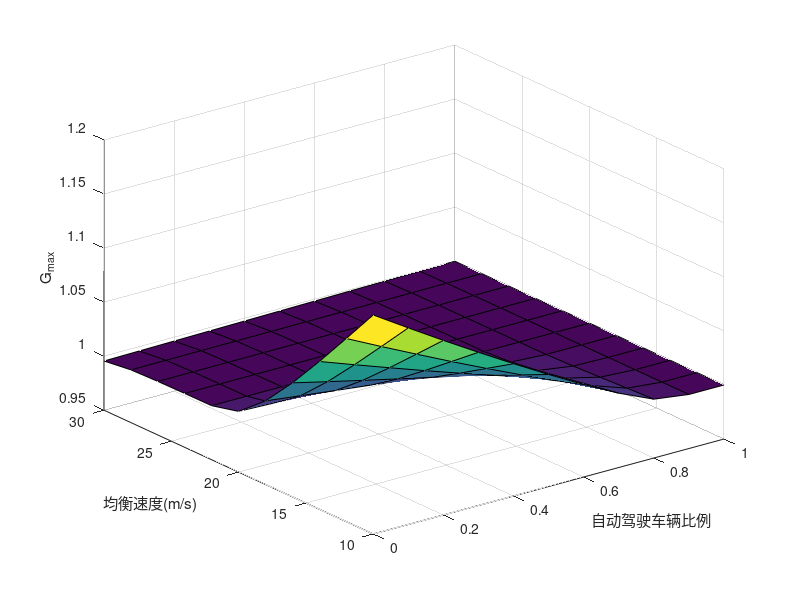

Here is the MATLAB script that generated this plot:
%% init
clear;
clc;
%%
p = 0 : 0.1 : 1;
ve = 10 : 2 : 30;

th = 0.6;
k1 = 0.8;
k2 = 0.8;
deltat = 0.01;

v0 = 33;
k = 0.7;
alpha = 0.999;
s0 = 1.62;

Gmax = zeros(length(ve), length(p));

for i = 1 : 1 : length(p)
    for j = 1 : 1 : length(ve)
        
        hs = s0-v0/alpha*log(1-ve(j)/v0);
        vd = alpha*exp(-1*alpha/v0*(hs-s0));
        
        w = 0.01 : 0.01 : 30;
        norm_HV = zeros(length(w), 1);
        norm_AV = zeros(length(w), 1);
        mid = zeros(length(w), 1);
        for z = 1 : 1 : length(w)
            norm_HV(z) = k*vd / sqrt(w(z)^4+(k^2-2*k*vd)*(w(z)^2)+(k*vd)^2);
            norm_AV(z) = (sqrt(k1^2+(k2*w(z))^2)) / (sqrt((k1-(deltat+k2*th)*(w(z)^2))^2+(w(z)*(k2+k1*th))^2));
            mid(z) = norm_HV(z)^(1-p(i)) * norm_AV(z)^p(i);
        end
        Gmax(j, i) = max(mid);
    end
end

surf(p, ve, Gmax);
ylabel("均衡速度(m/s)");
xlabel("自动驾驶车辆比例");
zlabel("G_{max}");